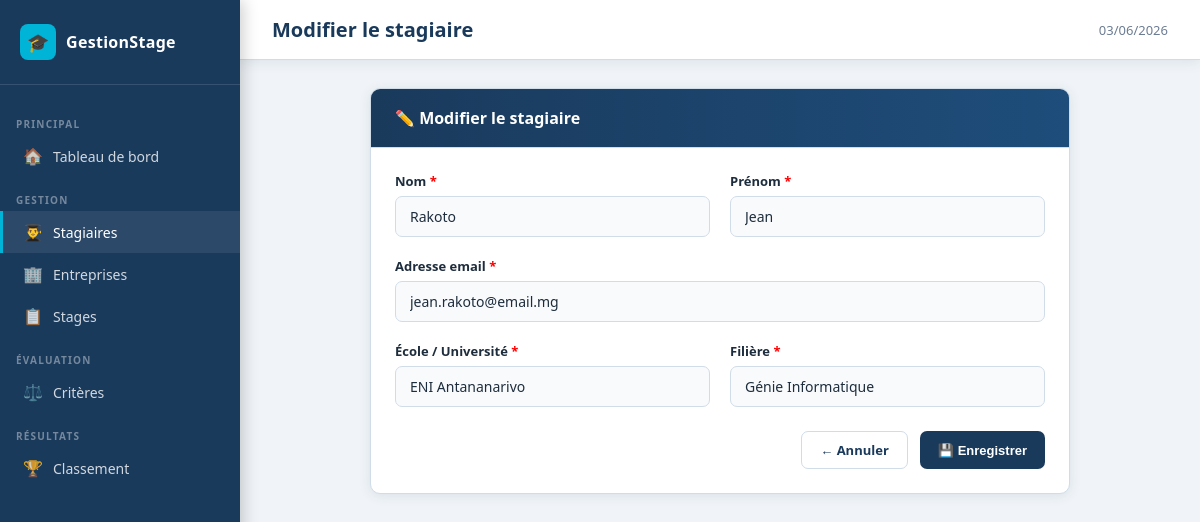
The page /public?controller=stagiaire&action=edit&id=1 on the database its author committed.
### tables this page shows
CREATE TABLE IF NOT EXISTS stagiaire (
    numero_stagiaire INT AUTO_INCREMENT PRIMARY KEY,
    nom              VARCHAR(100) NOT NULL,
    prenom           VARCHAR(100) NOT NULL,
    email            VARCHAR(150) NOT NULL UNIQUE,
    ecole            VARCHAR(150) NOT NULL,
    filiere          VARCHAR(100) NOT NULL,
    created_at       TIMESTAMP DEFAULT CURRENT_TIMESTAMP
);

### core/Controller.php (called while the page is built, shortened)
<?php
abstract class Controller
{
    protected function render(string $view, array $data = [], string $title = APP_NAME): void
    {
        extract($data);
        $viewPath   = VIEWS_PATH . '/' . $view . '.php';
        require $viewPath;
    }
    protected function get(string $key, mixed $default = null): mixed
    {
        return isset($_GET[$key]) ? trim($_GET[$key]) : $default;
    }
}

### app/controllers/StagiaireController.php (called while the page is built, shortened)
<?php
class StagiaireController extends Controller
{
    private StagiaireModel $model;
    public function __construct()
    {
        $this->model = new StagiaireModel();
    }
    public function edit(): void
    {
        $id        = (int) $this->get('id');
        $stagiaire = $this->model->getById($id);
        $this->render('stagiaires/form', [
            'stagiaire' => $stagiaire,
            'errors'    => [],
        ], 'Modifier le stagiaire');
    }
}

### core/Router.php (called while the page is built, shortened)
<?php
class Router
{
    public static function dispatch(): void
    {
        $action         = $_GET['action']     ?? 'index';
        $controller = new $className();
        $controller->$action();
    }
}

### public/index.php (called while the page is built, shortened)
<?php
require_once ROOT_PATH . '/config/database.php';
require_once ROOT_PATH . '/core/autoload.php';
Router::dispatch();

### core/Model.php (called while the page is built, shortened)
<?php
abstract class Model
{
    public function __construct()
    {
        $this->db = Database::getInstance()->getPdo();
    }
}

### core/autoload.php (called while the page is built, shortened)
<?php
spl_autoload_register(function (string $className): void {
    $dirs = [
        ROOT_PATH . '/core/',
        ROOT_PATH . '/app/models/',
        ROOT_PATH . '/app/controllers/',
    ];
    foreach ($dirs as $dir) {
        $file = $dir . $className . '.php';
        if (file_exists($file)) {
            return;
        }
    }
});

### core/Database.php (called while the page is built)
<?php
class Database
{
    private static ?Database $instance = null;
    private PDO $pdo;
    private function __construct()
    {
        $dsn = "mysql:host=" . DB_HOST
             . ";port=" . DB_PORT
             . ";dbname=" . DB_NAME
             . ";charset=" . DB_CHARSET;
        $options = [
            PDO::ATTR_ERRMODE            => PDO::ERRMODE_EXCEPTION,
            PDO::ATTR_DEFAULT_FETCH_MODE => PDO::FETCH_ASSOC,
            PDO::ATTR_EMULATE_PREPARES   => false,
        ];
        try {
            $this->pdo = new PDO($dsn, DB_USER, DB_PASS, $options);
        } catch (PDOException $e) {
            die("Erreur de connexion à la base de données : " . $e->getMessage());
        }
    }
    public static function getInstance(): Database
    {
        if (self::$instance === null) {
            self::$instance = new Database();
        }
        return self::$instance;
    }
    public function getPdo(): PDO
    {
        return $this->pdo;
    }
}

### app/models/StagiaireModel.php (called while the page is built, shortened)
<?php
class StagiaireModel extends Model
{
    private string $table = 'stagiaire';
    public function getById(int $id): array|false
    {
        $stmt = $this->db->prepare("SELECT * FROM {$this->table} WHERE numero_stagiaire = ?");
        $stmt->execute([$id]);
        return $stmt->fetch();
    }
}

### app/views/stagiaires/form.php (the view, shortened to what this page needs)
<?php
$isEdit = !empty($stagiaire['numero_stagiaire']);
$action = $isEdit ? 'update' : 'store';
?>
<div class="card" style="max-width: 700px; margin: 0 auto;">
    <div class="card-header">
        <h2><?= $isEdit ? '✏️ Modifier le stagiaire' : '➕ Nouveau stagiaire' ?></h2>
    </div>
    <div class="card-body">
        <form method="POST" action="<?= BASE_URL ?>?controller=stagiaire&action=<?= $action ?>">
            <div class="form-grid">
                <div class="form-group">
                    <label for="nom">Nom <span style="color:red">*</span></label>
                    <input type="text" id="nom" name="nom"
                           value="<?= htmlspecialchars($stagiaire['nom'] ?? '') ?>"
                           placeholder="Ex: Rakoto" required>
                </div>
                <div class="form-group">
                    <label for="prenom">Prénom <span style="color:red">*</span></label>
                    <input type="text" id="prenom" name="prenom"
                           value="<?= htmlspecialchars($stagiaire['prenom'] ?? '') ?>"
                           placeholder="Ex: Jean" required>
                </div>
                <div class="form-group full">
                    <label for="email">Adresse email <span style="color:red">*</span></label>
                    <input type="email" id="email" name="email"
                           value="<?= htmlspecialchars($stagiaire['email'] ?? '') ?>"
                           placeholder="Ex: jean.rakoto@email.mg" required>
                </div>
                <div class="form-group">
                    <label for="ecole">École / Université <span style="color:red">*</span></label>
                    <input type="text" id="ecole" name="ecole"
                           value="<?= htmlspecialchars($stagiaire['ecole'] ?? '') ?>"
                           placeholder="Ex: ENI Antananarivo" required>
                </div>
                <div class="form-group">
                    <label for="filiere">Filière <span style="color:red">*</span></label>
                    <input type="text" id="filiere" name="filiere"
                           value="<?= htmlspecialchars($stagiaire['filiere'] ?? '') ?>"
                           placeholder="Ex: Génie Informatique" required>
                </div>
            </div>
            <div class="form-actions">
                <a href="<?= BASE_URL ?>?controller=stagiaire&action=index" class="btn btn-outline">
                    ← Annuler
                </a>
                <button type="submit" class="btn btn-primary">
                    <?= $isEdit ? '💾 Enregistrer' : '✅ Créer le stagiaire' ?>
                </button>
            </div>
        </form>
    </div>
</div>

### public/css/style.css (style rules this page uses)
:root { --primary: #1a3a5c; --primary-dark: #0f2540; --accent: #00b4d8; --accent-dark: #0096c7; --success: #2d9b6f; --danger: #c0392b; --warning: #e67e22; --bg: #f0f4f8; --surface: #ffffff; --text: #1e2d3d; --text-muted: #6b7c93; --border: #d0dce8; --sidebar-w: 240px; --shadow: 0 2px 12px rgba(26,58,92,.1); --radius: 10px; }
*, *::before, *::after { box-sizing: border-box; margin: 0; padding: 0; }
body { font-family: 'Segoe UI', 'Noto Sans', sans-serif; background: var(--bg); color: var(--text); display: flex; min-height: 100vh; }
a { color: var(--accent-dark); text-decoration: none; }
.card { background: var(--surface); border-radius: var(--radius); box-shadow: var(--shadow); border: 1px solid var(--border); overflow: hidden; }
.card-header { padding: 18px 24px; border-bottom: 1px solid var(--border); display: flex; align-items: center; justify-content: space-between; background: linear-gradient(to right, var(--primary) 0%, #1e4d7b 100%); color: white; }
.card-header h2 { font-size: 16px; font-weight: 600; }
.card-body { padding: 24px; }
.btn { display: inline-flex; align-items: center; gap: 6px; padding: 9px 18px; border-radius: 7px; font-size: 13px; font-weight: 600; border: none; cursor: pointer; transition: all .2s; text-decoration: none; }
.btn-primary { background: var(--primary); color: white; }
.btn-outline { background: transparent; color: var(--primary); border: 1.5px solid var(--border); }
.form-grid { display: grid; grid-template-columns: 1fr 1fr; gap: 20px; }
.form-group { display: flex; flex-direction: column; gap: 6px; }
.form-group.full { grid-column: 1 / -1; }
label { font-size: 13px; font-weight: 600; color: var(--text); }
input[type="text"], input[type="email"], input[type="date"], input[type="number"], select, textarea { width: 100%; padding: 10px 14px; border: 1.5px solid var(--border); border-radius: 7px; font-size: 14px; font-family: inherit; color: var(--text); background: #f8fafc; transition: border-color .2s, box-shadow .2s; }
.form-actions { margin-top: 24px; display: flex; gap: 12px; justify-content: flex-end; }

### rows shown on the page
stagiaire: nom "Rakoto", prenom "Jean", email "jean.rakoto@email.mg", ecole "ENI Antananarivo", filiere "Génie Informatique"

### other values the page prints
$title "Modifier le stagiaire"
